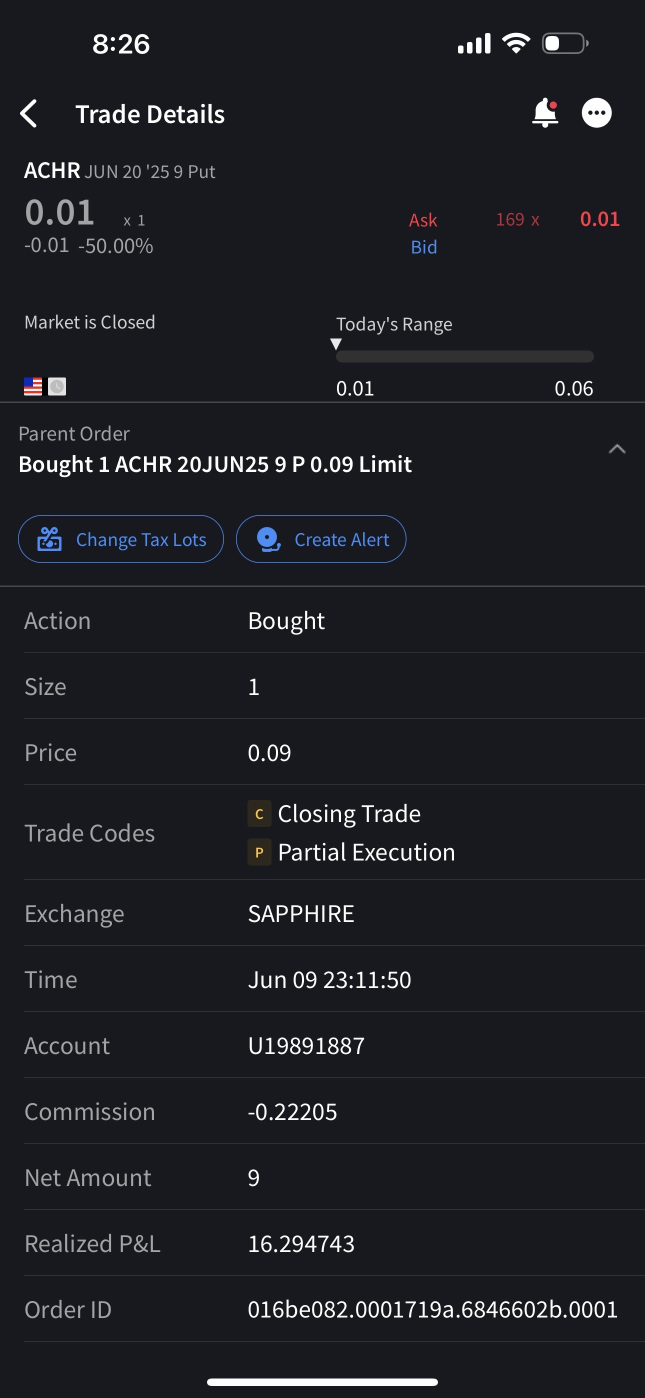
#> input picture IMG_2686.png, 1290 x 2796 px (shown at 1/2 size)
$ python crop.py
#> lines starting #> are read from the running program, lines starting #| are printed output that depends on the picture

from __future__ import annotations
import sys
from pathlib import Path
from typing import List, Tuple

try:
    from PIL import Image
except ImportError as exc:
    sys.exit("Pillow is required. Install with: pip install pillow")


def crop_rows(src: str | Path, dest: str | Path, row_start: int, row_end: int) -> None:
#> called with src = 'IMG_2686.png', dest = 'Snippet_Opening_Partial.png', row_start = 1569, row_end = 1758
    src_path = Path(src)
    dest_path = Path(dest)

    if not src_path.is_file():
        print(f"[WARN] {src_path} not found — skipping.")
        return

    with Image.open(src_path) as img:
#> img is the input picture: PIL image 1290x2796 RGB; mean R, G, B 29.9, 30.9, 36
        width, height = img.size
#> width = 1290; height = 2796
        if row_start < 0 or row_end >= height or row_start > row_end:
            raise ValueError(
                f"Invalid row range {row_start}-{row_end} for {src_path} of height {height}."
            )

        box = (0, row_start, width, row_end + 1)
#> box = (0, 1569, 1290, 1759)
        cropped = img.crop(box)
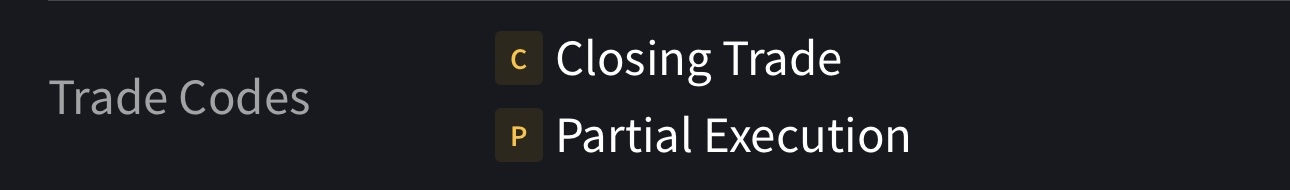
#> cropped: PIL image 1290x190 RGB; mean R, G, B 32, 32.8, 37.3
        cropped.save(dest_path)
        print(f"[OK] {dest_path.name} created (rows {row_start}-{row_end}).")


CropTask = Tuple[str, str, int, int]

TASKS: List[CropTask] = [
    ("IMG_2686.png", "Snippet_Opening_Partial.png", 1569, 1758),
    ("IMG_2685.png", "Snippet_Closing_Partial.png", 1569, 1758),
    ("IMG_2683.png", "Snippet_Opening.png", 1569, 1681),
    ("IMG_2684.png", "Snippet_Closing.png", 1569, 1681),
    ("IMG_2683.png", "Snippet_Account.png", 1946, 2077),
]


def main() -> None:
    for src, dest, start_row, end_row in TASKS:
        crop_rows(src, dest, start_row, end_row)
#> pass 2 of the loop in main, `for src, dest, start_row, end_row in TASKS:`:
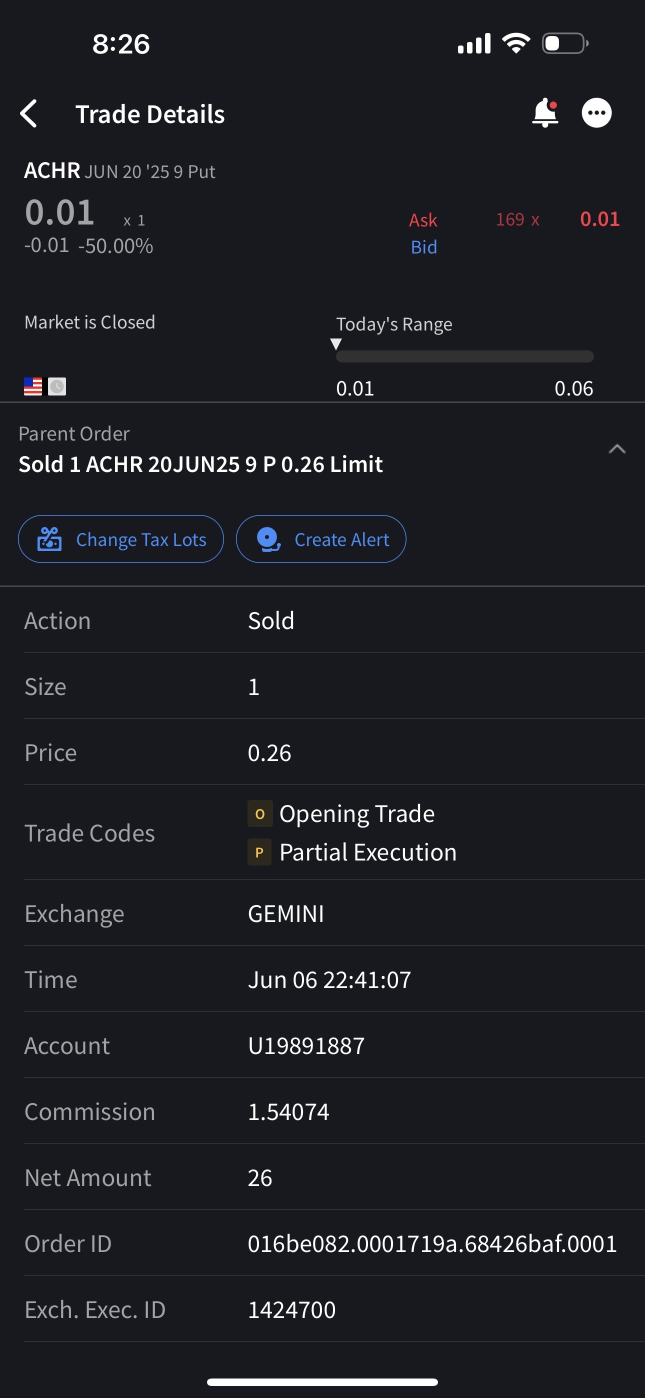
#> input picture IMG_2685.png, 1290 x 2796 px (shown at 1/2 size)
#> in crop_rows, img is the input picture: PIL image 1290x2796 RGB; mean R, G, B 29.8, 30.8, 35.9
#> in crop_rows (call 2), `cropped = img.crop(box)`:
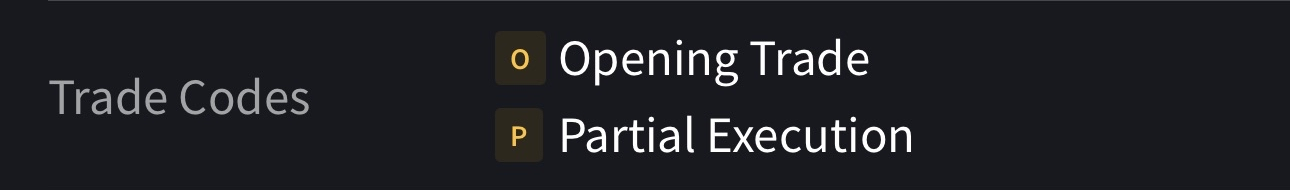
#> cropped: PIL image 1290x190 RGB; mean R, G, B 32.4, 33.1, 37.6
#> pass 3 of the loop in main, `for src, dest, start_row, end_row in TASKS:`:
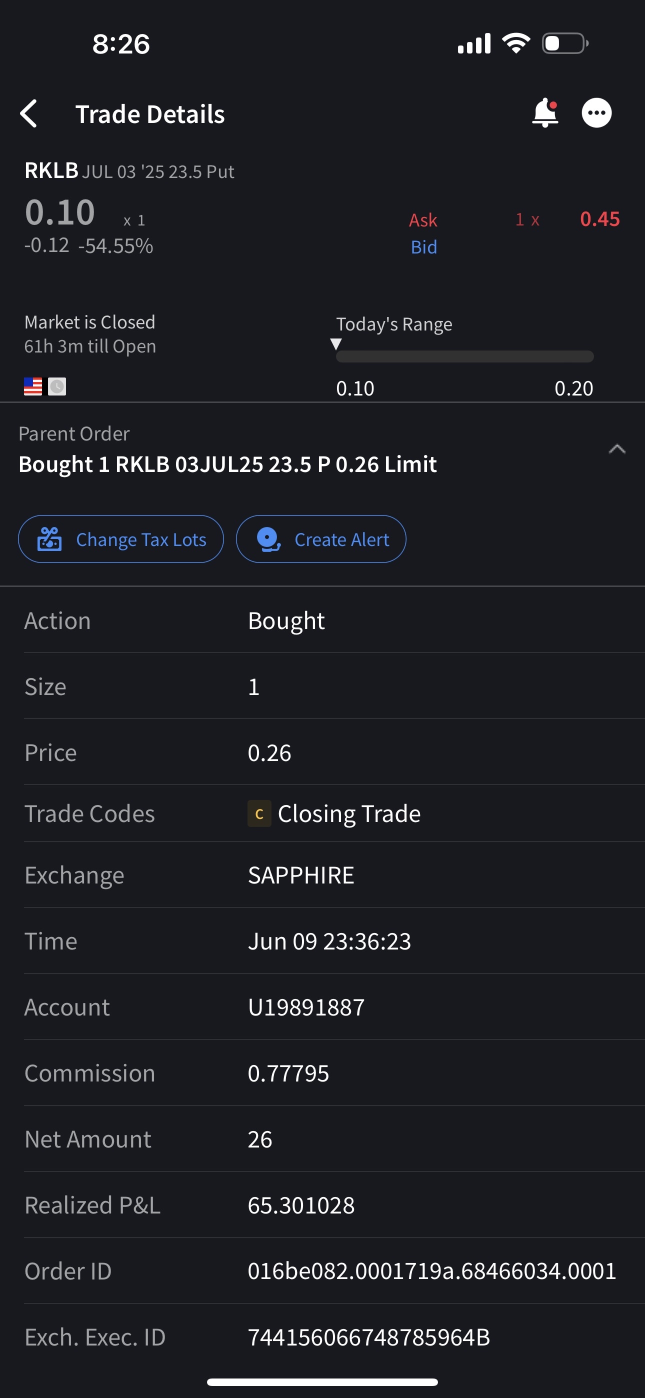
#> input picture IMG_2683.png, 1290 x 2796 px (shown at 1/2 size)
#> in crop_rows, img is the input picture: PIL image 1290x2796 RGB; mean R, G, B 30.2, 31.2, 36.3
#> in crop_rows (call 3), `cropped = img.crop(box)`:
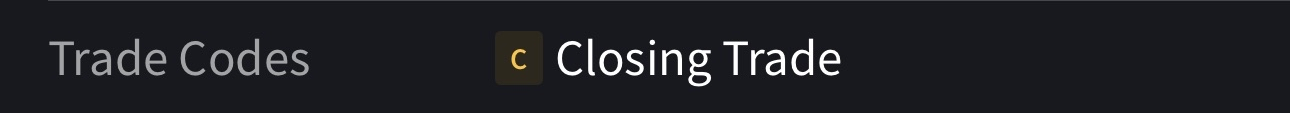
#> cropped: PIL image 1290x113 RGB; mean R, G, B 31.6, 32.4, 37
#> the loop made 5 passes; the first 3 are shown


if __name__ == "__main__":
    main()
